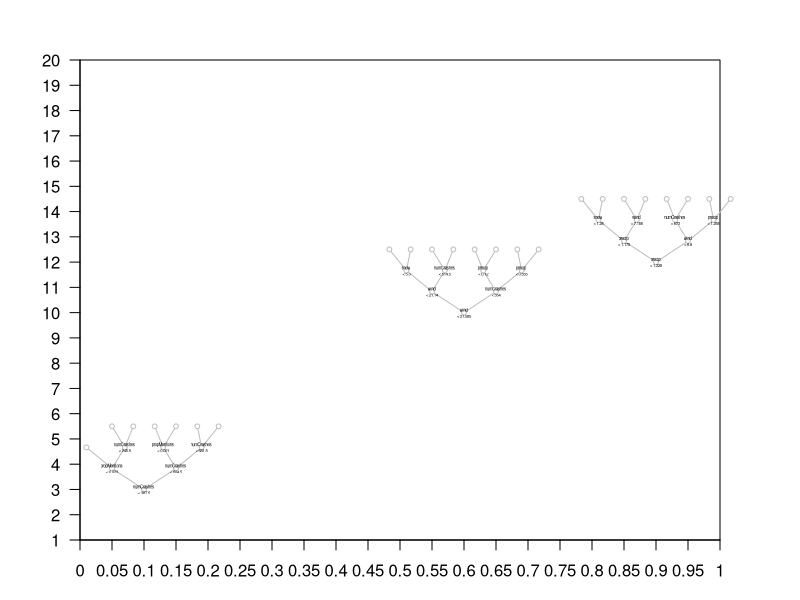

The R source for this figure:
# Setup.

# Function for extracting plotting info from string of labels.
{
  library(stringr)
  library(stringi)
  draw_tree <- function(input_string, # String of labels. (See: "labels" field of xgb_trees_data.csv)
                        x=100, y=100, # Coordinates of root vertex.
                        height=500, width=500, # How (physically) big the tree should be.
                        tree.depth=3, # How deep did we specify trees to be when we trained xgb?
                        plot_tree=FALSE, # Do you want to visualize the tree using base plots?
                        font_size=0.5 # Label font size.
                        ){
    # DESCRIPTION:
      # This function takes in a string of labels separated by commons, for example:
            # "wind < 28.2999992, numCrashes < 877.5, wind < 28.6350002, snow < 5.30000019, precip < 0.0799999982, Leaf, wind < 29.6349983, Leaf, Leaf, Leaf, Leaf, Leaf, Leaf"
      # and calculates all the information needed to turn those labels into a binary tree.
      # using grid. Also visualizes the tree if plot_tree==TRUE.
    
    # Outputs:
      # Coordinates of vertices
      # Corresponding text labels
      # Start and endpoint vertices of segments
    
    require(stringi)
    require(stringr)
    labels.raw <- strsplit(input_string, ", ")[[1]]
    
    # First, calculate possible vertex locations based on plotting parameters.
    {
      x.vertices <- c()
      y.vertices <- c()
      vstep <- height/tree.depth
      
      for (depth.ticker in 0:tree.depth) {
        num.vertices.in.row <- 2^(depth.ticker)
        hstep <- width/(num.vertices.in.row+1)
        for (width.ticker in 1:num.vertices.in.row) {
          x.vertices <- append(x.vertices, x+(width.ticker)*hstep)
          y.vertices <- append(y.vertices, y+(depth.ticker)*vstep)
        }
      }
      x.vertices <- x.vertices - width/2
    }
    
    # Next, assign labels and prune vertices that don't exist.
    {
      num.vertices <- length(x.vertices)
      labels.fixed <- rep("HOLDER", times=num.vertices)
      labels.fixed[1] <- labels.raw[1]
      label.tracker <- 2
      for (j in 2:num.vertices) {
        parent <- floor(j/2)
        if (labels.fixed[parent]=="Leaf" | labels.fixed[parent]=="PASS") {
          labels.fixed[j] <- "PASS"
        } else {
          labels.fixed[j] <- labels.raw[label.tracker]
          label.tracker <- label.tracker+1
        }
      }
    }
    
    # Calculate where edges need to be.
    {
      segments.start.x <- c()
      segments.start.y <- c()
      segments.end.x <- c()
      segments.end.y <- c()
      
      for (j in 2:num.vertices){
        parent <- floor(j/2)
        if (!(labels.fixed[parent]=="Leaf" | labels.fixed[parent]=="PASS")) {
          segments.start.x <- append(segments.start.x, x.vertices[parent])
          segments.start.y <- append(segments.start.y, y.vertices[parent])
          segments.end.x <- append(segments.end.x, x.vertices[j])
          segments.end.y <- append(segments.end.y, y.vertices[j])
        }
      }
    }
    
    # Only keep plotted vertices and format labels.
    {
      x.vertices.plot <- x.vertices[labels.fixed!="PASS"]
      y.vertices.plot <- y.vertices[labels.fixed!="PASS"]
      labels.plot <- c()
      for (label in labels.raw) {
        if (label=="Leaf") {
          labels.plot <- append(labels.plot, " ")
        } else {
          labels.plot <- append(labels.plot, str_replace(label, "<", "\n<"))
        }
      }
    }
    
    # If plot_tree=TRUE, then make a plot.
    {
        if (plot_tree) {
        plot(x.vertices.plot, y.vertices.plot)
        text(x.vertices.plot, y.vertices.plot, labels.plot, cex=font_size)
        segments(segments.start.x,
                 segments.start.y,
                 segments.end.x,
                 segments.end.y
                 )
      }
    }
    
    # Clean up and end :3
    {
      rm(hstep)
      rm(vstep)
      rm(label.tracker)
      rm(labels.fixed)
      rm(num.vertices)
      rm(parent)
      rm(width.ticker)
      rm(x.vertices)
      rm(y.vertices)
      rm(x)
      rm(y)
      rm(tree.depth)
      rm(height)
      rm(width)
      
      result <- list(x.vertices.coords=x.vertices.plot,
                     y.vertices.coords=y.vertices.plot,
                     segments.start.x=segments.start.x,
                     segments.start.y=segments.start.y,
                     segments.end.x=segments.end.x,
                     segments.end.y=segments.end.y,
                     labels=labels.plot)
    }
    
    return(result)
  }
}
library(grid)
## heatmap y: iterations, eta: x axis

## Define x and y coords and string input for Patrick's function for
## trees we want to plot
## currently filled in with examples
tree_x <- c(0.1,0.6,0.9)
tree_y <- c(3,10,12)
tree_string <- c("numCrashes < 387.5, propMentions < 0.0226573199, numCrashes < 604.5, Leaf, numCrashes < 245.5, propMentions < 0.0206043962, numCrashes < 681.5, Leaf, Leaf, Leaf, Leaf, Leaf, Leaf",
               "wind < 21.5849991, wind < 21.1399994, numCrashes < 554, snow < 5.30000019, numCrashes < 514.5, precip < 0.120000005, precip < 0.554999948, Leaf, Leaf, Leaf, Leaf, Leaf, Leaf, Leaf, Leaf",
               "precip < 1.22500002, precip < 1.17499995, wind < 6.5999999, snow < 1.25, wind < 7.15500021, numCrashes < 673, precip < 1.255, Leaf, Leaf, Leaf, Leaf, Leaf, Leaf, Leaf, Leaf")

## Round everything to 3 decimals to avoid overlap of labels
tree_string <- str_replace_all(tree_string, "\\b\\d+\\.\\d+\\b", function(x) as.character(round(as.numeric(x), 3)))


## Viewport setup
grid.newpage()
## x axis 0 to 1
## y axis 1 to 20
vp <- viewport(x = 0.5, y = 0.5,
              height = 0.8, width = 0.8,
              xscale = c(0, 1), yscale = c(1, 20))

#grid.show.viewport(vp)
pushViewport(vp)
grid.rect()

## 0.05 increments for x
grid.xaxis(at=seq(from=0,to=1,by=0.05))
## 1 increments for y
grid.yaxis(at=seq(from=1,to=20,by=1))

## Given vectors of x coords, y coords, and string input for Patrick's function,
## plot each tree
for (i in seq(1,length(tree_x))) {
  res <- draw_tree(tree_string[i],x=tree_x[i],y=tree_y[i],height=2.5,width=0.3,plot_tree=FALSE)
  grid.segments(x0 = unit(res$segments.start.x, "native"), y0 = unit(res$segments.start.y, "native"),
               x1 = unit(res$segments.end.x, "native"), y1 = unit(res$segments.end.y, "native"),
               arrow = NULL,
               name = NULL, gp = gpar(col="gray"), draw = TRUE)
  grid.points(x=unit(res$x.vertices.coords,"native"),
              y=unit(res$y.vertices.coords,"native"),pch=21,
              size=unit(0.01,"npc"),gp=gpar(col="gray",fill="white"))
  text <- textGrob(res$labels,x=unit(res$x.vertices.coords,"native"),
            y=unit(res$y.vertices.coords,"native"),
            gp=gpar(fontsize=3,col="black"))
  grid.draw(text)
}



## De-activate viewport
popViewport()

